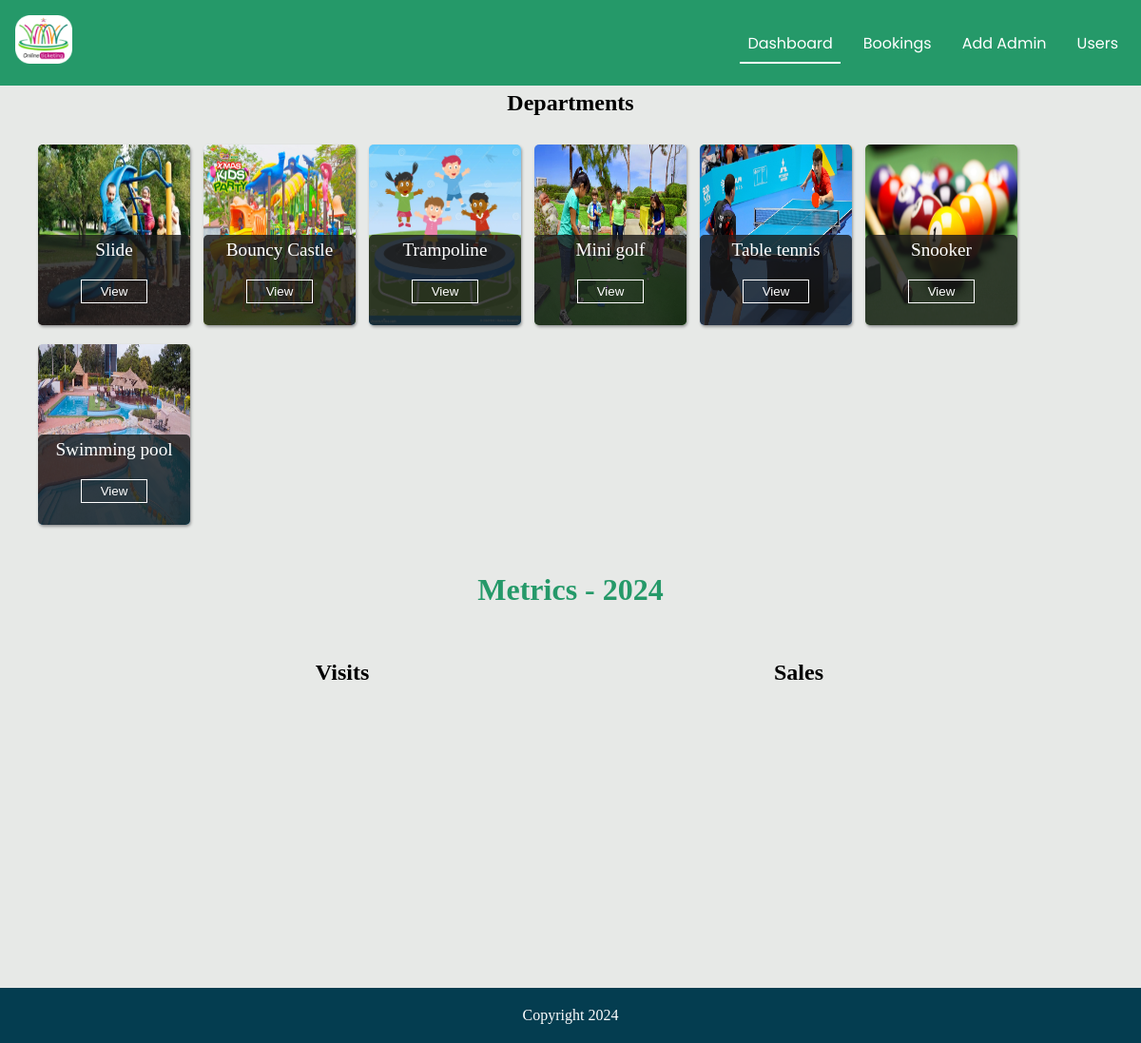
Screenshot of /dashboard.php (signed in) with the database file from the repository.
### tables this page shows
CREATE TABLE `departments` (
  `id` int(11) NOT NULL,
  `name` varchar(100) NOT NULL,
  `image` varchar(20) DEFAULT NULL,
  `price` int(11) NOT NULL,
  PRIMARY KEY (`id`)
);

### dashboard.php (the view, shortened to what this page needs)
<?php
 include 'connection.php';
     $admin = $_SESSION['admin'];
    $SELECT = "SELECT *FROM departments LIMIT 7";
    $query = mysqli_query($connection, $SELECT);
?>
<!DOCTYPE html>
<html lang="en">
  <head>
    <link
      rel="stylesheet"
      href="https://cdnjs.cloudflare.com/ajax/libs/font-awesome/6.4.0/css/all.min.css"
    />
    <link rel="stylesheet" href="./css/style.css" />
  </head>
  <body>
    <nav>
      <a href="#home" id="logo"><img src="./images/logo.png"></a>
      <ul>
        <li>
          <a href="#home" class="active">Dashboard</a>
        </li>
        <li>
          <a href="bookings.php">Bookings</a>
        </li>
        <?php
        if($admin == "admin@tickets.com"){
           echo '<li id="conditional">
          <a href="addadmin.php">Add Admin</a>
        </li> ';
        }
        ?>
<li>
          <a href="users.php">Users</a>
        </li>
      </ul>
    </nav>
    <h2>Departments</h2>
    <div class="departments">
    <?php
       while($res = mysqli_fetch_assoc($query)){
        echo '
        <div class="department" style="background-image: url(./images/'.$res['image'].'); background-repeat:round">
        <div class="empty">
        </div>
        <div class="eventdetails">
          <p>'.$res['name'].'</p>
          <a href="department.php?id='.$res['id'].'&name='.$res['name'].'"><button>View</button></a>
        </div>
        </div>
        ';
       }
    ?>
      </div>
 <h1 id="h1">Metrics - 2024</h1>
    <div class="graphs">
      <div class="visits" id="visits">
        <h2>Visits</h2>
      </div>
      <div class="sales" id="sales">
        <h2>Sales</h2>
      </div>
    </div>
    <footer>
      <p>Copyright 2024</p>
  </footer>
  </body>
</html>

### css/style.css (style rules this page uses)
* { padding: 0; margin: 0; box-sizing: border-box; }
body { background-color: #e7e9e7; }
nav { font-family: "Poppins", sans-serif; display: flex; align-items: center; justify-content: space-between; background-color: #259969; padding: 1em; }
nav a { text-decoration: none; text-transform: capitalize; color: #ffffff; }
#logo img { width:60px; }
ul { list-style: none; display: flex; gap: 1em; }
ul a { padding: 0.5em; }
.departments { height: fit-content; margin: 20px auto; width: 95%; }
.department { margin-bottom: 10px; height: 190px; width: 160px; display:inline-block; margin-left: 10px; margin-top: 10px; border-radius: 5px; box-shadow: 1px 2px 3px rgb(151, 152, 152); }
.active { border-bottom: 2px solid #ffffff; }
h2 { text-align: center; margin-top: 5px; margin-bottom: 20px; }
.empty,.eventdetails { width: 100%; height: 50%; }
.eventdetails { background-color: #191a1acc; color: white; text-align: center; padding-top: 5px; border-radius: 5px; }
.eventdetails p { font-size:larger; width:100%; }
button { border:1px solid white; padding:4px; width:70px; background-color: transparent; color: white; margin-top: 20px; }
.graphs { width:80%; margin-top: 50px ; margin-left: auto; margin-right: auto; margin-bottom: 50px; display: flex; align-items: center; justify-content: center; }
.visits, .sales { width:40%; height: 300px; margin-left: 50px; margin-right: 50px; }
#h1 { color: #259969; margin-top: 40px; margin-bottom: 40px; text-align: center; }
footer { background-color: #043d50; padding: 20px; display: flex; justify-content: center; align-items: center; color: #ffffff; }

### rows the page displays
departments: image (picture), name "Slide"
departments: image (picture), name "Bouncy Castle"
departments: image (picture), name "Trampoline"
departments: image (picture), name "Mini golf"
departments: image (picture), name "Table tennis"
departments: image (picture), name "Snooker"
departments: image (picture), name "Swimming pool"
